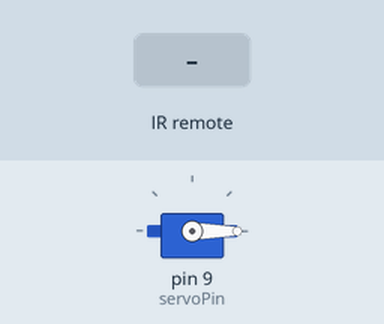
The sketch below on a simulated Arduino Uno, built with avr-gcc and run on an emulated ATmega328P. On the bench: servo. The inputs (shaded band) are chosen by the test bench.

Above: at 1.2 s.
1.3 s: infrared code 0x20DF22DD received
At 1.7 s:
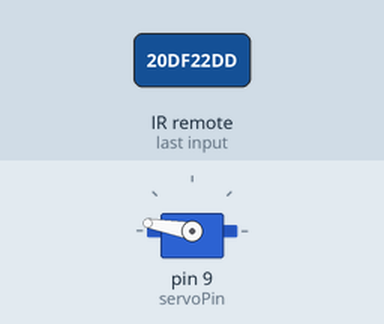
Timing chart, 0 to 4.3 s (numbered marks = the images above; inputs shaded):
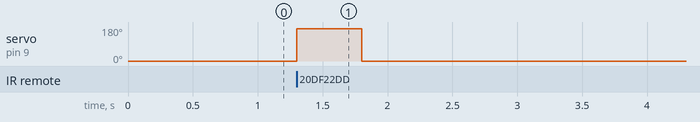

The sketch:

CospeFogo.ino
```cpp
#include <IRremote.h>
#include <Servo.h>
/*
  const int  buttonPin = 8;
  int buttonState = 0;
  int lastButtonState = 0;
  const int relePin = 6;
*/

const int servoPin = 9;
int IR_Recv = 7;
Servo servo;
IRrecv irrecv(IR_Recv);
decode_results result;

void setup() {
  servo.attach(servoPin);
  servo.write(0);
  irrecv.enableIRIn();
}

void loop() {
  if (irrecv.decode(&result)) {
    long int codigo = result.value;
    Serial.println(result.value);
    irrecv.resume();

    switch (codigo) {
      //enter
      case 551494365:
        servo.write(170);
        delay(500);
        servo.write(0);
        break;
    }

    /*
      buttonState = digitalRead(buttonPin);

      if (buttonState != lastButtonState) {
      if (buttonState == HIGH) {
        Serial.println("on");
        //liberar servo pra rodar rexona dps d 500 ms
        //+ 500ms liberar faisca com o relê
      } else {
        Serial.println("off");
        //apaga td por safety
      }
      delay(50);
      }
    */
  }
}
```

Measured:
- after the input at 1.3 s, servo on pin 9 (servoPin): 0° → 170° at once, → 0° 0.50 s later
